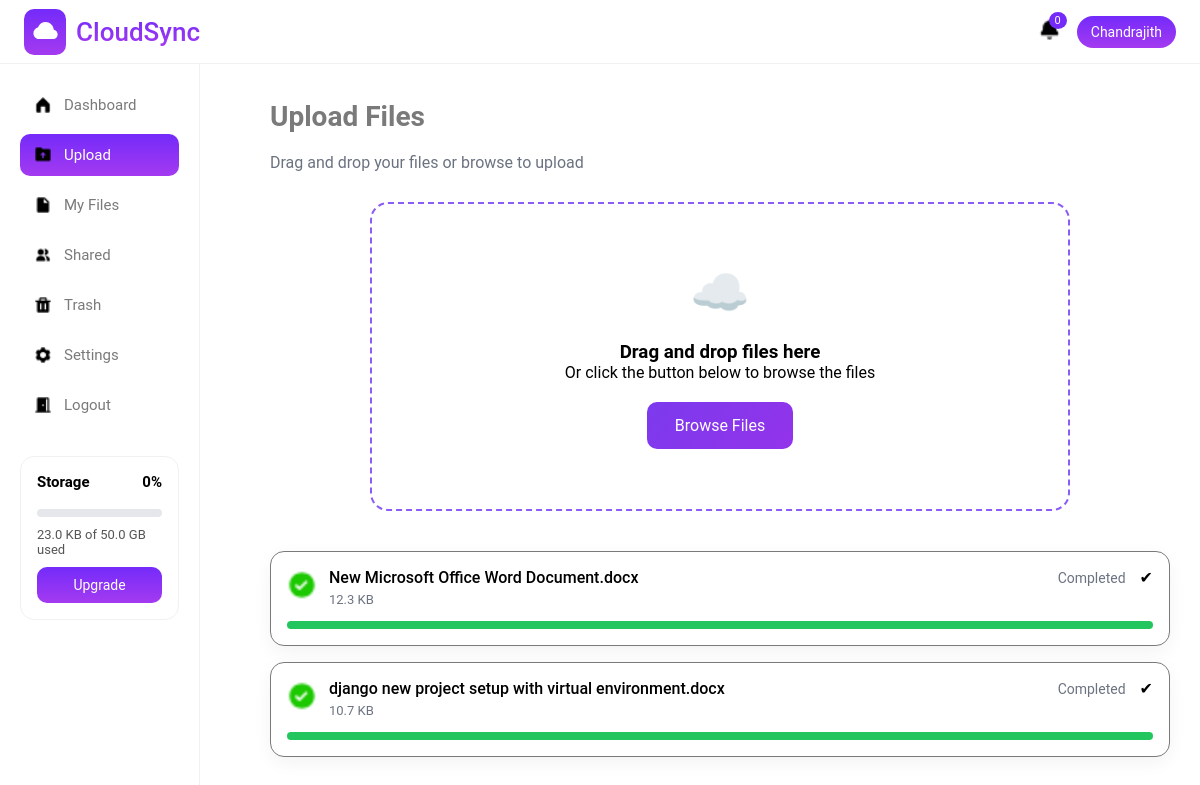
The app's page /user/upload/ (signed in) with its own data.
### accounts/models.py (models this page shows)
class User(AbstractUser):
    profile_picture = models.ImageField(null=True, blank=True, upload_to = profile_image_upload_path)
    phone = models.CharField(max_length=10, unique=True, null=True, blank=True)

### storageapp/models.py (models this page shows, shortened)
class CloudFile(models.Model):
    FILE_TYPES = (
        ("image", "Image"),
        ("video", "Video"),
        ("document", "Document"),
        ("other", "Other"),
    )
    user = models.ForeignKey(settings.AUTH_USER_MODEL, on_delete=models.CASCADE)
    file_name = models.CharField(max_length=255)
    file_size = models.BigIntegerField()
    file_type = models.CharField(max_length=20, choices=FILE_TYPES)
    file_url = models.URLField(null=True, blank=True)
    uploaded_file = models.FileField(upload_to='cloud/',null=True)
    public_id = models.CharField(max_length=255,null=True)
    uploaded_at = models.DateTimeField(auto_now_add=True)
    is_deleted = models.BooleanField(default=False)
    deleted_at = models.DateTimeField(null=True, blank=True)

### storageapp/views.py (the view, shortened to what this page needs)
# urls.py: path('upload/', upload_page, name='upload_page'),
def upload_page(request):
    if request.user.is_authenticated:
        if request.method == 'GET':
            if request.user.is_superuser:
                base_template = "adminpanel/admin_base.html"
            else:
                base_template = "storageapp/base.html"
            last_uploads = (
                CloudFile.objects
                .filter(user=request.user, is_deleted=False)
                .order_by("-uploaded_at")[:10]
            )
            return render(
                request,
                "storageapp/upload.html",
                {"last_uploads": last_uploads,
                "base_template": base_template},
            )
    else:
        next_url = reverse('storageapp:upload_page')
        request.session['next_url'] = next_url
        return redirect('accounts:signin_page')

### storageapp/context_processors.py (called while the page is built)
def storage_info(request):
    if not request.user.is_authenticated:
        return {}
    sub = UserSubscription.objects.select_related("plan").filter(user=request.user).first()
    used = (
        CloudFile.objects
        .filter(user=request.user, is_deleted=False)
        .aggregate(total=Sum("file_size"))["total"] or 0
    )
    limit = sub.plan.storage_limit
    storage_percent = min(
        int((used / limit) * 100) if limit else 0,
        100
    )
    return {
        "storage_used": used,
        "storage_limit": limit,
        "storage_percent": int((used / limit) * 100) if limit else 0,
        "current_plan": sub.plan,
        "storage_percent":storage_percent,
    }

### subscriptions/context_processors.py (called while the page is built)
def subscription_context(request):
    if not request.user.is_authenticated:
        return {}
    subscription = UserSubscription.objects.select_related("plan").get(user=request.user)
    used = CloudFile.objects.filter(
        user=request.user,
        is_deleted=False
    ).aggregate(s=Sum("file_size"))["s"] or 0
    limit = subscription.plan.storage_limit
    percent = min(int((used / limit) * 100), 100) if limit else 0
    return {
        "current_plan": subscription.plan,
        "storage_used": used,
        "storage_limit": limit,
        "storage_percent": percent,
    }

### storageapp/templates/storageapp/upload.html (shortened to what this page needs)
{% extends base_template %}
{% load static %}
{% block style %}
    <link rel="stylesheet" href="{% static 'css/upload.css' %}">
{% endblock %}
{% block content %}
<h2 class="page-title">Upload Files</h2>
<p class="page-subtitle">Drag and drop your files or browse to upload</p>
<div class="upload-box" id="dropZone">
    <div class="upload-icon">☁️</div>
    <h3>Drag and drop files here</h3>
    <p>Or click the button below to browse the files</p>
    <button class="browse-btn" onclick="document.getElementById('fileInput').click()">
        Browse Files
    </button>
</div>
    <div class="upload-list" id="uploadList">
    {% for file in last_uploads %}
    <div class="upload-row">
        <div class="upload-left">
            <div class="file-icon">
                    <img src="{% static 'images/checkmark.png' %}" alt="image">
            </div>
            <div>
                <div class="file-name">{{ file.file_name }}</div>
                <div class="file-size">{{ file.file_size|filesizeformat }}</div>
            </div>
        </div>
        <div class="upload-right">
            <span class="status-text completed">Completed</span>
            <span class="check">✔</span>
        </div>
        <div class="bar completed">
            <div class="bar-fill" style="width:100%;"></div>
        </div>
    </div>
{% empty %}
    <p style="color:#6b7280;">No recent uploads</p>
{% endfor %}
</div>
{% endblock %}

### storageapp/templates/adminpanel/admin_base.html (shortened to what this page needs)
{% load static %}
<!DOCTYPE html>
<html lang="en">
<head>
    <link rel="stylesheet" href="{% static 'css/common.css' %}">
    <link rel="stylesheet" href="{% static 'css/base.css' %}">
    {% block style %}
    {% endblock %}
</head>
<body>
<div class="header">
    <div class="logoarea">
        <div class="logoimage">
            <img src="{% static 'images/cloud.png' %}" alt="logoimage">
        </div>
        <div class="logotext">CloudSync</div>
    </div>
    <div class="header-right">
        <div class="notification"><img src="{% static 'images/bell.png' %}" alt="" srcset=""><span>0</span></div>
        <div class="user-pill">{{ request.user.first_name|default:request.user.username }}</div>
    </div>
</div>
<div class="sidebar">
    <a href="{% url 'storageapp:admin_dashboard' %}" class="nav-item {% if request.resolver_match.url_name == 'admin_dashboard' %}active{% endif %}"><img src="{% static 'images/dashboard.png' %}" alt=""> Dashboard</a>
    <a href="{% url 'storageapp:upload_page' %}" class="nav-item {% if request.resolver_match.url_name == 'upload_page' %}active{% endif %}"><img src="{% static 'images/upload.png' %}" alt=""> Upload</a>
    <a href="{% url 'storageapp:myfiles' %}" class="nav-item {% if request.resolver_match.url_name == 'myfiles' %}active{% endif %}"><img src="{% static 'images/myfile.png' %}" alt=""> My Files</a>
    <a href="{% url 'storageapp:shared_files' %}" class="nav-item {% if request.resolver_match.url_name == 'shared_files' %}active{% endif %}"><img src="{% static 'images/share.png' %}" alt=""> Shared</a>
    <a href="{% url 'storageapp:trash' %}" class="nav-item {% if request.resolver_match.url_name == 'trash' %}active{% endif %}"><img src="{% static 'images/trash.png' %}" alt=""> Trash</a>
    <a href="{% url 'storageapp:settings_page' %}" class="nav-item {% if request.resolver_match.url_name == 'settings' %}active{% endif %}"><img src="{% static 'images/settings.png' %}" alt=""> Settings</a>
    <a href="{% url 'accounts:user_logout' %}" class="nav-item"><img src="{% static 'images/logout.png' %}" alt=""> Logout</a>
    <div class="storage-box">
        <div style="display:flex;justify-content:space-between">
            <strong>Storage</strong>
            <strong>{{ storage_percent }}%</strong>
        </div>
        <div class="progressbar">
        </div>
        <p>
            {{ storage_used|filesizeformat }}
            of
            {{ storage_limit|filesizeformat }}
            used
        </p>
        {% if current_plan.name != "Business" %}
            <a href="{% url 'subscriptions:upgrade_page' %}" class="upgrade-btn">
                Upgrade
            </a>
        {% endif %}
    </div>
</div>
<div class="main">
    {% block content %}
    {% endblock %}
</div>
</body>
</html>

### static/css/common.css (style rules this page uses)
* { margin: 0; padding: 0; box-sizing: border-box; font-family: 'Roboto', sans-serif; }
:root { --white:#ffffff; --red:red; --blue:#742BFA; --violet:#A43AF0; --grey:#7A7A7A; --lightgrey:#f1f1f1; --bordergrey:#d0d0d0; --black:#000000; }
body { background: var(--white); color: var(--black); }
html { min-width: 320px; scroll-behavior: smooth; }
a { text-decoration: none; }

### static/css/base.css (style rules this page uses)
.header { height: 64px; background: var(--white); display: flex; align-items: center; justify-content: space-between; padding: 0 24px; border-bottom: 1px solid var(--lightgrey); position: fixed; top: 0; left: 0; right: 0; z-index: 100; }
.logoarea { display: flex; align-items: center; gap: 10px; }
.logoarea .logoimage { background:linear-gradient(to bottom, #742BFA, #A43AF0); padding: 7px; border-radius: 10px; }
.logoarea .logotext { background-image: linear-gradient(to bottom, #742BFA, #A43AF0); background-clip: text; -webkit-background-clip: text; color: transparent; -webkit-text-fill-color: transparent; font-size: clamp(20px, 2.5vw, 26px); font-weight: 550; }
.header-right { display: flex; align-items: center; gap: 16px; }
.header-right img { width: 23px; height: 23px; }
.notification { position: relative; font-size: 18px; cursor: pointer; }
.notification span { position: absolute; top: -6px; right: -6px; background: var(--blue); color: var(--white); font-size: 11px; padding: 2px 6px; border-radius: 50%; }
.user-pill { background: linear-gradient(to bottom, #742BFA, #A43AF0); color: var(--white); padding: 8px 14px; border-radius: 30px; font-size: 14px; cursor: pointer; }
.sidebar { width: 200px; min-width: 180px; background: var(--white); position: fixed; top: 64px; bottom: 0; left: 0; border-right: 1px solid var(--lightgrey); padding: 20px; }
.sidebar img { width: 18px; height: 18px; }
.nav-item { display: flex; align-items: center; gap: 12px; padding: 12px 14px; border-radius: 10px; color: var(--grey); text-decoration: none; margin-bottom: 8px; font-size: 15px; }
.nav-item.active, .nav-item:hover { background: linear-gradient(to bottom, #742BFA, #A43AF0); color: var(--white); }
.storage-box { margin-top: 30px; border: 1px solid var(--lightgrey); border-radius: 14px; padding: 16px; background: #fff; }
.storage-box strong { font-size: 15px; display: block; margin-bottom: 8px; }
.progressbar { height: 8px; background: #e5e7eb; border-radius: 999px; overflow: hidden; margin: 10px 0; }
.storage-box p { font-size: 13px; color: #555; margin: 6px 0 10px; }
.upgrade-btn { display: block; text-align: center; padding: 10px; border-radius: 10px; background: linear-gradient(to bottom, #742BFA, #A43AF0); color: #fff; text-decoration: none; font-size: 14px; }
.main { margin-left: 240px; padding: 100px 30px 30px; }

### static/css/upload.css (style rules this page uses)
.page-title { font-size: 28px; margin-bottom: 20px; color: var(--grey); }
.page-subtitle { color: #6b7280; margin-bottom: 30px; }
.upload-box { border: 2px dashed #8b5cf6; padding: 60px; text-align: center; border-radius: 18px; background: #fff; max-width: 700px; margin: 30px auto 30px; }
.upload-icon { font-size: 48px; margin-bottom: 20px; }
.browse-btn { margin-top: 20px; padding: 14px 28px; background: linear-gradient(135deg, #7c3aed, #9333ea); color: #fff; border: none; border-radius: 10px; font-size: 16px; cursor: pointer; }
.upload-list { margin-top: 40px; }
.upload-row { background: #fff; padding: 16px; border-radius: 14px; margin-bottom: 16px; box-shadow: 0 6px 18px rgba(0,0,0,0.05); position: relative; border: 1px solid var(--grey); width: 100%; }
.upload-left { display: flex; gap: 12px; align-items: center; }
.file-icon { font-size: 26px; }
.file-icon img { width: 30px; height: 30px; }
.file-name { font-weight: 500; margin-bottom: 5px; }
.file-size { font-size: 13px; color: #6b7280; }
.upload-right { position: absolute; top: 16px; right: 16px; display: flex; align-items: center; gap: 14px; }
.status-text { font-size: 14px; color: #6b7280; }
.bar { height: 8px; background: #e5e7eb; border-radius: 999px; margin-top: 14px; overflow: hidden; }
.bar-fill { height: 100%; width: 0%; background: #3b82f6; transition: width 0.3s linear; }
.completed .bar-fill { background: #22c55e; animation: none; }

### records on screen
User: user.first_name "Chandrajith"
CloudFile: file_name "New Microsoft Office Word Document.docx", file_size|filesizeformat "12.3 KB"
CloudFile: file_name "django new project setup with virtual environment.docx", file_size|filesizeformat "10.7 KB"

### other values on screen
{{ storage_percent }} "0"
{{ storage_used|filesizeformat }} "23.0 KB"
{{ storage_limit|filesizeformat }} "50.0 GB"
